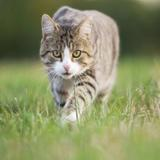
#> input picture Week 9/Datasets/catsAndDogs40/test/cat/4.jpg, 160 x 160 px
$ jupyter execute --allow-errors ObjectDetection.ipynb
#> lines starting #> are read from the running program, lines starting #| are printed output that depends on the picture
#> (a cell that did not finish here is left out)

#> (a cell that did not finish here is left out)

[cell 3]
import numpy as np
import cv2
import os
import glob
import matplotlib.pyplot as plt
from skimage.feature import hog
from sklearn.model_selection import train_test_split
from sklearn.svm import SVC
from sklearn.metrics import accuracy_score, classification_report

def load_images_from_folder(folder, label):
#> called with label = 0
    images = []
    labels = []
    for filename in glob.glob(os.path.join(folder, "*.jpg")):  # Adjust extension if needed
        img = cv2.imread(filename, cv2.IMREAD_GRAYSCALE)  # Convert to grayscale
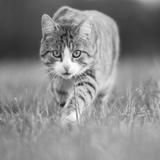
#> img: shape (160, 160); min 19, max 255, mean 136.8
        if img is not None:
            img = cv2.resize(img, (64, 64))  # Resize to a fixed size
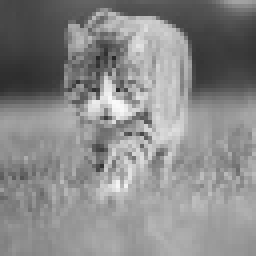
#> img: shape (64, 64) (shown 4 times larger); min 39, max 250, mean 136.7
            images.append(img)
            labels.append(label)
    return images, labels

cat_images, cat_labels = load_images_from_folder("drive/MyDrive/Datasets/catsAndDogs40/train/cat", label=0)
#> cat_images = 1 item; cat_labels = [0]
dog_images, dog_labels = load_images_from_folder("drive/MyDrive/Datasets/catsAndDogs40/train/dog", label=1)

X = np.array(cat_images + dog_images)
y = np.array(cat_labels + dog_labels)
#> y = [0]

hog_features = []
for image in X:
    feature, _ = hog(image, pixels_per_cell=(8, 8), cells_per_block=(2, 2), visualize=True)
    hog_features.append(feature)
#> this loop made 1 pass
#> after the loop, hog_features = 1 item

X_hog = np.array(hog_features)

#> (the rest of this cell did not finish here and is left out)
